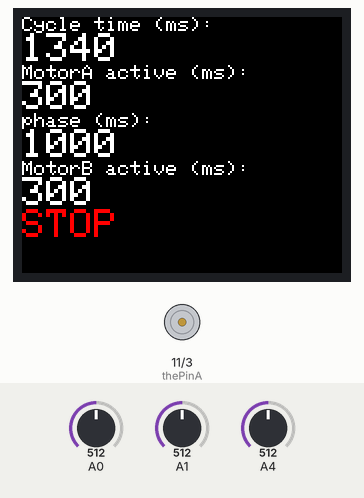
The sketch below on a simulated Arduino Leonardo, built with avr-gcc and run on an emulated ATmega32U4. Parts: 160×128 colour display, motor-driver pin pairs drawn as motors (green arrow = first pin HIGH = forward, orange = second pin HIGH = backward, longer = more drive). Inputs (shaded band) come from the test bench; at power-on: A1 = 512, A0 = 512, A4 = 512. What the sketch prints to the serial monitor is not drawn.

Above: at 1.3 s.
1.4 s: A1 set to 546
At 2.2 s:
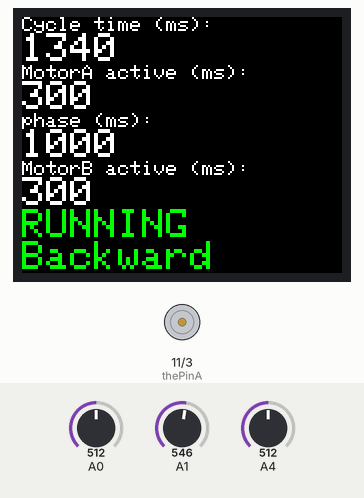
4.2 s: A1 set to 511
At 5.3 s:
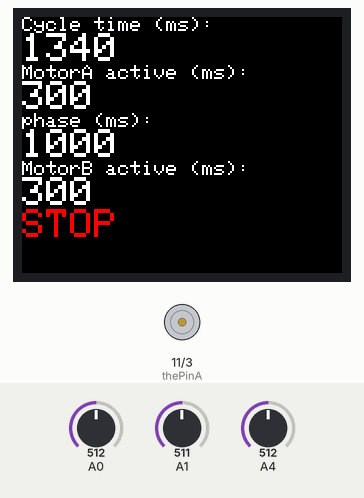
5.7 s: A0 set to 478
At 5.89 s:
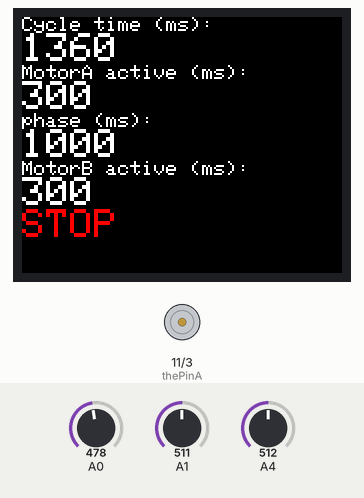
8.7 s: A4 set to 530
At 9.11 s:
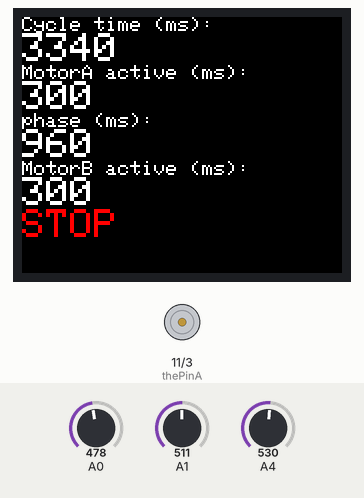
11.7 s: A1 set to 306
At 14.1 s:
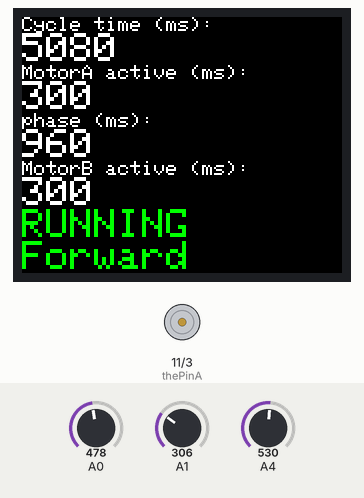
14.4 s: A1 set to 511
At 14.62 s:
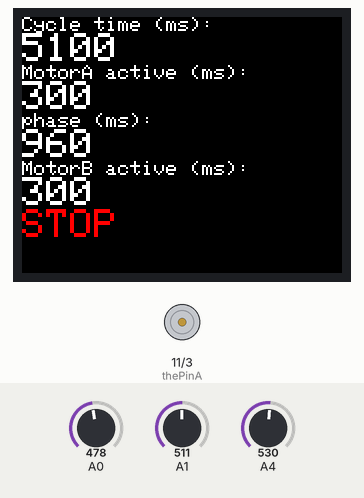
Timing chart, 0 to 17.4 s (numbered marks = the images above; inputs shaded):
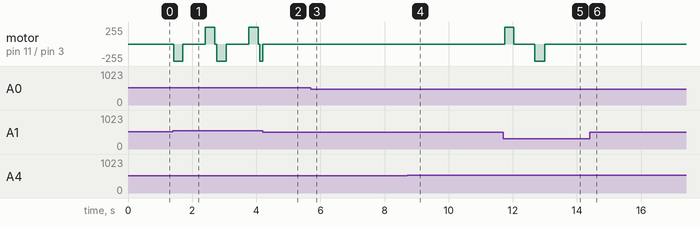

Measured:
- the behaviour switches between 532 and 533 on A1 (found by bisection; images 0 and 1)
- after the input at 1.4 s, the display: changes at once (image 1)
- after the input at 4.2 s, the display: changes at once (image 2)
- after the input at 5.7 s, the display: changes at once (image 3)
- after the input at 11.7 s, motor on pin 11 (thePinA) / pin 3 (thePinB): stopped → forward 255/255 after 0.05 s, → stopped 0.28 s later, → backward 255/255 0.66 s later, → stopped 0.30 s later; the display: changes after 0.05 s (image 5)
- after the input at 14.4 s, motor on pin 11 (thePinA) / pin 3 (thePinB): stops changing and stays stopped; the display: changes after 0.06 s (image 6)

The sketch:

dualmotor3_0.ino
```cpp
// For the breakout, you can use any (2 or) 3 pins
#define sclk 15
#define mosi 16
#define cs   7
#define dc   0
#define rst  1  // you can also connect this to the Arduino reset


#include <Esplora.h>
#include "MotorActuator.h"
#include <FlexiTimer2.h>
#include <Adafruit_GFX.h>    // Core graphics library
#include <Adafruit_ST7735.h> // Hardware-specific library
#include <SPI.h>

#if defined(__SAM3X8E__)
    #undef __FlashStringHelper::F(string_literal)
    #define F(string_literal) string_literal
#endif

// Option 1: use any pins but a little slower
//Adafruit_ST7735 tft = Adafruit_ST7735(cs, dc, mosi, sclk, rst);

// Option 2: must use the hardware SPI pins
// (for UNO thats sclk = 13 and sid = 11) and pin 10 must be
// an output. This is much faster - also required if you want
// to use the microSD card (see the image drawing example)
Adafruit_ST7735 tft = Adafruit_ST7735(cs, dc, rst);


// Motors and parameters
MotorActuator motorA, motorB;
#define thePinA 11
#define thePinB 3

//Declaring Parameters
  int T; //, T1_active, T2_active, phase12;
  int exT, exT1_active, exT2_active, exphase12;//, absexphase12;

// Establishing Global Time
  int theTime;
  int timeResolution;
  int clockResolution;
  int totalCycles;
  boolean isRunning;

//   For the Board Inputs
  // 4 Buttons
  int leftButton, rightButton, upButton, downButton;
  int lastLeft, lastRight, lastUp, lastDown;
  // Slider
  int sliderVal, lastSliderVal;
  // Joystick
  int xValue, yValue, joyStickButton, lastJoyStickButton;


  void setup(){
    //Serial communication rate
    Serial.begin(9600);

//    Initializations
//    1. Initializing Buttons
    lastLeft=HIGH;
    lastRight=HIGH;
    lastUp=HIGH;
    lastDown=HIGH;
    lastJoyStickButton = HIGH;
    joyStickButton = HIGH;
//    2. Initializing Slider
    lastSliderVal = 0;

//    3. Initializing Motors and their parameters - all in milliseconds (ms)
//    3a. Set pins
    motorA.setPin(thePinA);
    motorB.setPin(thePinB);
//    3b. active Time, etc.
    T = 1200;      // Time cycle time
    motorA.setParameters(0,300);    // motorA phi and T_active
    motorB.setParameters(1000,300);  // motorB phi and T_active

//    4. Timer and it's paramters
    timeResolution = 10; // The time is in milliseconds
    clockResolution = 1/1000; // Analogous to the second hand on the clock
//    FlexiTimer2::set(timeResolution, clockResolution, timerFunc);
    FlexiTimer2::set(timeResolution, timerFunc); //Default - clockResolution is 1 ms
//    Initializing time
    theTime = 0;
    totalCycles = 0;
//    updateParameters();
    FlexiTimer2::start();

//    5. Screen Initializations
    tft.initR(INITR_BLACKTAB);   // initialize a ST7735S chip, black tab
    tft.setRotation(1);

//
    isRunning = LOW;
  }

  void printScreen(){
//    tft.setTextSize(1);
//    tft.println("   M-BOT");
    T = max(max(motorA.getActiveT() + motorA.getPhi(), motorB.getActiveT() + motorB.getPhi())+40, T);

    tft.fillScreen(ST7735_BLACK);
   tft.setCursor(0, 0);
    tft.setTextColor(ST7735_WHITE);
   printParameter("Cycle time (ms): ", T);
//  printParameter("MotorA phase (ms): ", motorA.getPhi());
  printParameter("MotorA active (ms): ", motorA.getActiveT());
  printParameter("phase (ms): ", motorB.getPhi());
  printParameter("MotorB active (ms): ", motorB.getActiveT());
  if(isRunning){
      tft.setTextColor(ST7735_GREEN);
      tft.println("RUNNING");
      tft.setTextColor(ST7735_WHITE);
  }
  else{
      tft.setTextColor(ST7735_RED);
      tft.println("STOP");
      tft.setTextColor(ST7735_WHITE);
    }
  }

  void printParameter(char* text, int value){
    tft.setTextSize(1);
    tft.println(text);
    tft.setTextSize(2);
    tft.println(value);
  }


  void loop()
  {
    leftButton = Esplora.readButton(SWITCH_LEFT);
    rightButton = Esplora.readButton(SWITCH_RIGHT);
    upButton = Esplora.readButton(SWITCH_UP);
    downButton = Esplora.readButton(SWITCH_DOWN);
    sliderVal = Esplora.readSlider();
    xValue = Esplora.readJoystickX();
    yValue = Esplora.readJoystickY();
    joyStickButton = Esplora.readJoystickButton();
        if(!isRunning){

    if(joyStickButton==LOW && joyStickButton!=lastJoyStickButton){
      //Reset Parameters
      Serial.println("RESET");
    }

    if(leftButton==LOW && leftButton!=lastLeft)
    {
//    Buttons add or subtract 20ms from T1 and T2 active
      motorB.setActiveT(motorB.getActiveT() - 20);
      printScreen();
    }
    if(rightButton==LOW && rightButton!=lastRight)
    {
      motorB.setActiveT(motorB.getActiveT() + 20);
      printScreen();
    }
    if(upButton==LOW && upButton!=lastUp)
    {
      motorA.setActiveT(motorA.getActiveT() + 20);
      printScreen();
    }
    if(downButton==LOW && downButton!=lastDown)
    {
      motorA.setActiveT(motorA.getActiveT() - 20);
      printScreen();
    }
    if(abs(sliderVal-motorB.getSliderVal())>10){
      motorB.setSliderVal(sliderVal);
      motorB.setPhi(map(sliderVal, 0, 1023, 2000, 0));
      printScreen();
    }
    if(abs(xValue)>20){
      T = T - 20*xValue/abs(xValue);
      printScreen();
    }
  }
      lastLeft = leftButton;
      lastRight = rightButton;
      lastUp = upButton;
      lastDown=downButton;
      lastSliderVal=sliderVal;
      lastJoyStickButton = joyStickButton;

  }


  void timerFunc()
  {
 if(theTime == 0){
//   Update Parmaters
    exT            = T;
    exT1_active    = motorA.getActiveT();
    exT2_active    = motorB.getActiveT();
    exphase12      = motorB.getPhi();
 }

    //Note: for some reason Y value is inverted... negative # means joystick is UP relative to
    //board, and pos # means joystick is DOWN relative to board
    //Also note: Joystick not perfectly calibrated... hovers between 2 and -3, must account for this
    if(isRunning)
    {
      if(theTime==0){
        motorA.turnOn();
  //      analogWrite(3, 255);
        Serial.print("Time = ");
        Serial.println(theTime);
        Serial.println("MOTOR 1 TURNED ON");
      }
      if(theTime==exT1_active){
        motorA.turnOff();
        Serial.print("Time = ");
        Serial.println(theTime);
        Serial.println("MOTOR 1 TURNED OFF");
      }
      if(theTime==exphase12){
        motorB.turnOn();
        Serial.print("Time = ");
        Serial.println(theTime);
        Serial.println("MOTOR 2 TURNED ON");
      }
      if(theTime==(exphase12+exT2_active)){
        motorB.turnOff();
        Serial.print("Time = ");
        Serial.println(theTime);
        Serial.println("MOTOR 2 TURNED OFF");
      }
    //    The time is incremented by timeResolution
      if(theTime == exT){
    //    RESETS THE CLOCK EVERY exT time period
        theTime=0;
        totalCycles = totalCycles + 1;
      }
      else{
        theTime = theTime + timeResolution;
    }
      if(abs(yValue)<20){
      isRunning = LOW;
      motorA.turnOff();
      motorB.turnOff();
      printScreen();
      theTime = 0;
      }
   }
  else{
    if(yValue<-20){
    //IF Y JOYSTICK IS POSITIVE
      motorA.setPin(thePinA);
      motorB.setPin(thePinB);
      isRunning = HIGH;
      printScreen();
      tft.setTextColor(ST7735_GREEN);
      tft.println("Forward");
      tft.setTextColor(ST7735_WHITE);
    }
    if(yValue>20){
       //IF Y JOYSTICK IS NEGATIVE
      motorA.setPin(thePinB);
      motorB.setPin(thePinA);
      isRunning = HIGH;
      printScreen();
      tft.setTextColor(ST7735_GREEN);
      tft.println("Backward");
      tft.setTextColor(ST7735_WHITE);
    }
  }

//  //    The time is incremented by timeResolution
//    if(theTime == exT){
//  //    RESETS THE CLOCK EVERY exT time period
//      theTime=0;
//      totalCycles = totalCycles + 1;
//    }
//    else{
//      theTime = theTime + timeResolution;
//    }

  }
```

MotorActuator.cpp
```cpp
#include "Arduino.h"
#include "MotorActuator.h"
MotorActuator::MotorActuator(){
}

// sets the Pins for actuation
void MotorActuator::setPin(int pinA){
  _pinA = pinA;
  pinMode(_pinA, OUTPUT);
  // Initially both are set to low
  turnOff();
}

void MotorActuator::turnOff(){
  digitalWrite(_pinA, LOW);
}

void MotorActuator::turnOn(){
  digitalWrite(_pinA, HIGH);
}

void MotorActuator::setParameters(int phi, int activeT){
	setPhi(phi);
        setActiveT(activeT);
}
void MotorActuator::setPhi(int phi){
	_phi = phi/10;
      _phi = _phi*10;
}

void MotorActuator::setActiveT(int activeT){
	_activeT = activeT;
}

int MotorActuator::getPhi(){
	return _phi;
}
int MotorActuator::getActiveT(){
	return _activeT;
}

int MotorActuator::getSliderVal(){
  return _sliderVal;
}

void MotorActuator::setSliderVal(int sliderVal){
  _sliderVal = sliderVal;
}
```

MotorActuator.h
```cpp
#ifndef MotorActuator_h
#define MotorActuator_h
#include "Arduino.h"

class MotorActuator
{
  public:
    MotorActuator();
    void setPin(int pinA);
    void turnOff();
    void turnOn();
    void setParameters(int phi, int activeT);
    int getPhi();
    void setPhi(int);
    int getActiveT();
    void setActiveT(int);
    int getSliderVal();
    void setSliderVal(int);

  private:
    int _pinA;
    int _phi;
    int _activeT;
    int _sliderVal;
};
#endif
```
